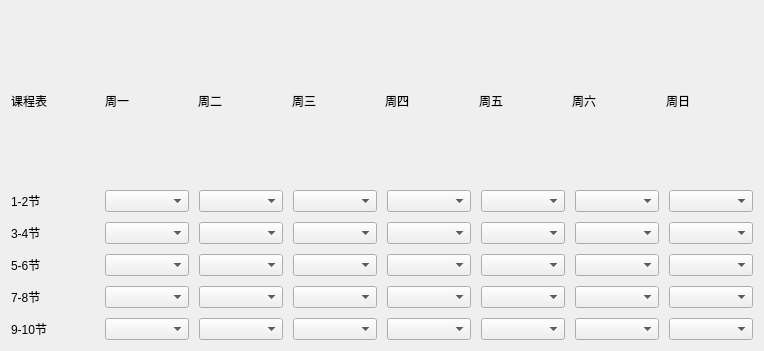
<?xml version="1.0" encoding="UTF-8"?>
<ui version="4.0">
 <class>t_gen_page</class>
 <widget class="QWidget" name="t_gen_page">
  <property name="geometry">
   <rect>
    <x>0</x>
    <y>0</y>
    <width>764</width>
    <height>351</height>
   </rect>
  </property>
  <property name="windowTitle">
   <string>Form</string>
  </property>
  <layout class="QHBoxLayout" name="horizontalLayout_3">
   <item>
    <layout class="QVBoxLayout" name="verticalLayout_9" stretch="1,9">
     <property name="spacing">
      <number>0</number>
     </property>
     <item>
      <layout class="QHBoxLayout" name="horizontalLayout" stretch="1,1,1,1,1,1,1,1">
       <property name="spacing">
        <number>6</number>
       </property>
       <item>
        <widget class="QLabel" name="label_1">
         <property name="text">
          <string>课程表</string>
         </property>
        </widget>
       </item>
       <item>
        <widget class="QLabel" name="label">
         <property name="text">
          <string>周一</string>
         </property>
        </widget>
       </item>
       <item>
        <widget class="QLabel" name="label_2">
         <property name="text">
          <string>周二</string>
         </property>
        </widget>
       </item>
       <item>
        <widget class="QLabel" name="label_3">
         <property name="text">
          <string>周三</string>
         </property>
        </widget>
       </item>
       <item>
        <widget class="QLabel" name="label_4">
         <property name="text">
          <string>周四</string>
         </property>
        </widget>
       </item>
       <item>
        <widget class="QLabel" name="label_5">
         <property name="text">
          <string>周五</string>
         </property>
        </widget>
       </item>
       <item>
        <widget class="QLabel" name="label_6">
         <property name="text">
          <string>周六</string>
         </property>
        </widget>
       </item>
       <item>
        <widget class="QLabel" name="label_7">
         <property name="text">
          <string>周日</string>
         </property>
        </widget>
       </item>
      </layout>
     </item>
     <item>
      <layout class="QHBoxLayout" name="horizontalLayout_2" stretch="1,1,1,1,1,1,1,1">
       <property name="spacing">
        <number>10</number>
       </property>
       <item>
        <layout class="QVBoxLayout" name="verticalLayout">
         <item>
          <widget class="QLabel" name="label_8">
           <property name="text">
            <string>1-2节</string>
           </property>
          </widget>
         </item>
         <item>
          <widget class="QLabel" name="label_9">
           <property name="text">
            <string>3-4节</string>
           </property>
          </widget>
         </item>
         <item>
          <widget class="QLabel" name="label_10">
           <property name="text">
            <string>5-6节</string>
           </property>
          </widget>
         </item>
         <item>
          <widget class="QLabel" name="label_11">
           <property name="text">
            <string>7-8节</string>
           </property>
          </widget>
         </item>
         <item>
          <widget class="QLabel" name="label_12">
           <property name="text">
            <string>9-10节</string>
           </property>
          </widget>
         </item>
        </layout>
       </item>
       <item>
        <layout class="QVBoxLayout" name="verticalLayout_2">
         <item>
          <widget class="QComboBox" name="comboBox"/>
         </item>
         <item>
          <widget class="QComboBox" name="comboBox_2"/>
         </item>
         <item>
          <widget class="QComboBox" name="comboBox_3"/>
         </item>
         <item>
          <widget class="QComboBox" name="comboBox_4"/>
         </item>
         <item>
          <widget class="QComboBox" name="comboBox_5"/>
         </item>
        </layout>
       </item>
       <item>
        <layout class="QVBoxLayout" name="verticalLayout_3">
         <item>
          <widget class="QComboBox" name="comboBox_6"/>
         </item>
         <item>
          <widget class="QComboBox" name="comboBox_7"/>
         </item>
         <item>
          <widget class="QComboBox" name="comboBox_8"/>
         </item>
         <item>
          <widget class="QComboBox" name="comboBox_9"/>
         </item>
         <item>
          <widget class="QComboBox" name="comboBox_10"/>
         </item>
        </layout>
       </item>
       <item>
        <layout class="QVBoxLayout" name="verticalLayout_4">
         <item>
          <widget class="QComboBox" name="comboBox_11"/>
         </item>
         <item>
          <widget class="QComboBox" name="comboBox_12"/>
         </item>
         <item>
          <widget class="QComboBox" name="comboBox_13"/>
         </item>
         <item>
          <widget class="QComboBox" name="comboBox_14"/>
         </item>
         <item>
          <widget class="QComboBox" name="comboBox_15"/>
         </item>
        </layout>
       </item>
       <item>
        <layout class="QVBoxLayout" name="verticalLayout_5">
         <item>
          <widget class="QComboBox" name="comboBox_16"/>
         </item>
         <item>
          <widget class="QComboBox" name="comboBox_17"/>
         </item>
         <item>
          <widget class="QComboBox" name="comboBox_18"/>
         </item>
         <item>
          <widget class="QComboBox" name="comboBox_19"/>
         </item>
         <item>
          <widget class="QComboBox" name="comboBox_20"/>
         </item>
        </layout>
       </item>
       <item>
        <layout class="QVBoxLayout" name="verticalLayout_6">
         <item>
          <widget class="QComboBox" name="comboBox_24"/>
         </item>
         <item>
          <widget class="QComboBox" name="comboBox_21"/>
         </item>
         <item>
          <widget class="QComboBox" name="comboBox_22"/>
         </item>
         <item>
          <widget class="QComboBox" name="comboBox_23"/>
         </item>
         <item>
          <widget class="QComboBox" name="comboBox_25"/>
         </item>
        </layout>
       </item>
       <item>
        <layout class="QVBoxLayout" name="verticalLayout_7">
         <item>
          <widget class="QComboBox" name="comboBox_26"/>
         </item>
         <item>
          <widget class="QComboBox" name="comboBox_27"/>
         </item>
         <item>
          <widget class="QComboBox" name="comboBox_28"/>
         </item>
         <item>
          <widget class="QComboBox" name="comboBox_29"/>
         </item>
         <item>
          <widget class="QComboBox" name="comboBox_30"/>
         </item>
        </layout>
       </item>
       <item>
        <layout class="QVBoxLayout" name="verticalLayout_8">
         <item>
          <widget class="QComboBox" name="comboBox_31"/>
         </item>
         <item>
          <widget class="QComboBox" name="comboBox_32"/>
         </item>
         <item>
          <widget class="QComboBox" name="comboBox_33"/>
         </item>
         <item>
          <widget class="QComboBox" name="comboBox_34"/>
         </item>
         <item>
          <widget class="QComboBox" name="comboBox_35"/>
         </item>
        </layout>
       </item>
      </layout>
     </item>
    </layout>
   </item>
  </layout>
 </widget>
 <resources/>
 <connections/>
</ui>
